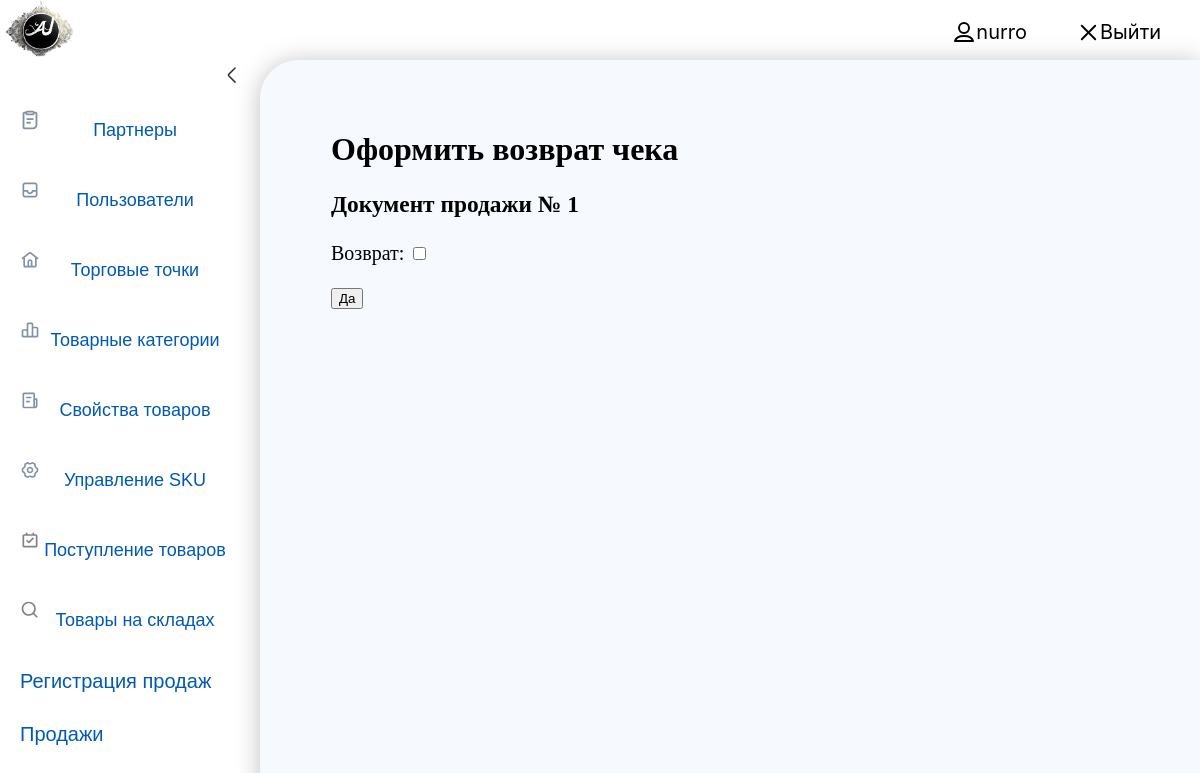
Before: /sell_receipt_list/1/return/ (signed in) with the older database file.
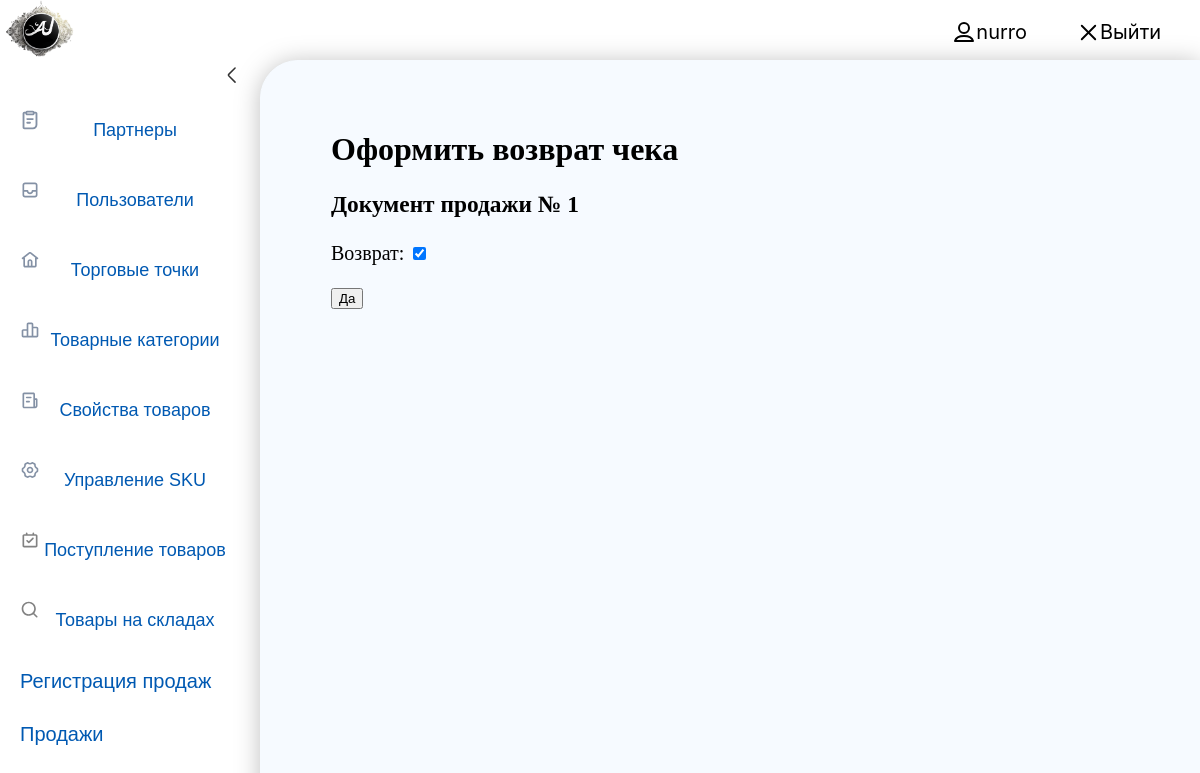
After: the same page with the newer database file.
### Jaimain/models.py (models this page shows, shortened)
class SellReceipt(models.Model):
    partner = models.ForeignKey(Partner, verbose_name='Партнер', on_delete=models.PROTECT)
    user_created = models.ForeignKey(JaiUser, verbose_name='Пользователь', on_delete=models.PROTECT)
    time_created = models.DateTimeField(auto_now_add=True, verbose_name='Дата и время регистрации чека')
    number = models.IntegerField(verbose_name='Номер чека')
    is_returned = models.BooleanField(verbose_name='Возврат', default=False)
    shop = models.ForeignKey(Shop, verbose_name='Торговая точка', on_delete=models.PROTECT)
    class Meta:
        unique_together = (('partner', 'number'),)

class Partner(models.Model):
    name = models.CharField(max_length=255, unique=True, verbose_name='Наименование партнера')
    logo = models.ImageField(upload_to='logos/', verbose_name='Логотип')
    description = models.TextField(blank=True, verbose_name='Описание')
    iin = models.CharField(max_length=12, verbose_name="ИИН/БИН", unique=True, blank=False)
    partner_person = models.CharField(max_length=255, verbose_name='Контактное лицо')
    partner_tel = models.CharField(max_length=255, verbose_name='Контактный телефон')
    partner_email = models.EmailField(verbose_name='Контактный email')
    time_create = models.DateTimeField(auto_now_add=True, verbose_name='Время создания')
    time_start_working = models.DateField(verbose_name='Дата начала работы')
    time_expires = models.DateField(verbose_name='Дата окончания работы')
    is_working = models.BooleanField(default=False, verbose_name='Активность')
    receipt_prefix = models.CharField(default=None, blank=True, null=True, verbose_name='Префикс чека', max_length=100)
    class Meta:
        verbose_name = 'Партнер'
        verbose_name_plural = 'Партнеры'
        ordering = ['id']

### Jaimain/views.py (the view, shortened to what this page needs)
# urls.py: path('sell_receipt_list/<int:pk>/return/', SellReceiptReturnView.as_view(), name='receipt_return'),
class SellReceiptReturnView(DataMixin, UpdateView):
    model = SellReceipt
    fields = ('is_returned',)
    template_name = 'Jaimain/receipt_return.html'
    success_url = reverse_lazy('sell_receipt_list')
    def get_context_data(self, *, object_list=None, **kwargs):
        context = super().get_context_data(**kwargs)
        c_def = self.get_user_context(title='Изменение свойства товара')
        c_def['receipt'] = SellReceipt.objects.get(pk=self.object.pk)
        return dict(list(context.items()) + list(c_def.items()))
    @method_decorator(login_required)
    def dispatch(self, request, *args, **kwargs):
        if request.user.is_costumer:
            raise PermissionDenied
        return super().dispatch(request, *args, **kwargs)

### Jaimain/utils.py (called while the page is built)
    def get_user_context(self, **kwargs):
        context = kwargs
        user_menu = menu.copy()
        context['menu'] = user_menu
        return context

### Jaimain/templates/Jaimain/receipt_return.html (shortened to what this page needs)
{% extends 'Jaimain/base.html' %}
{% block content %}
    <h1>Оформить возврат чека</h1>
    <h3>{{receipt.partner.receipt_prefix}} {{receipt.number}}</h3>
    <form method="post">
        {{ form.as_p }}
        <input type="submit" value="Да">
    </form>
{% endblock %}

Changed rows visible on the page:
changed SellReceipt "Документ продажи №": is_returned "☐" → "☑"
